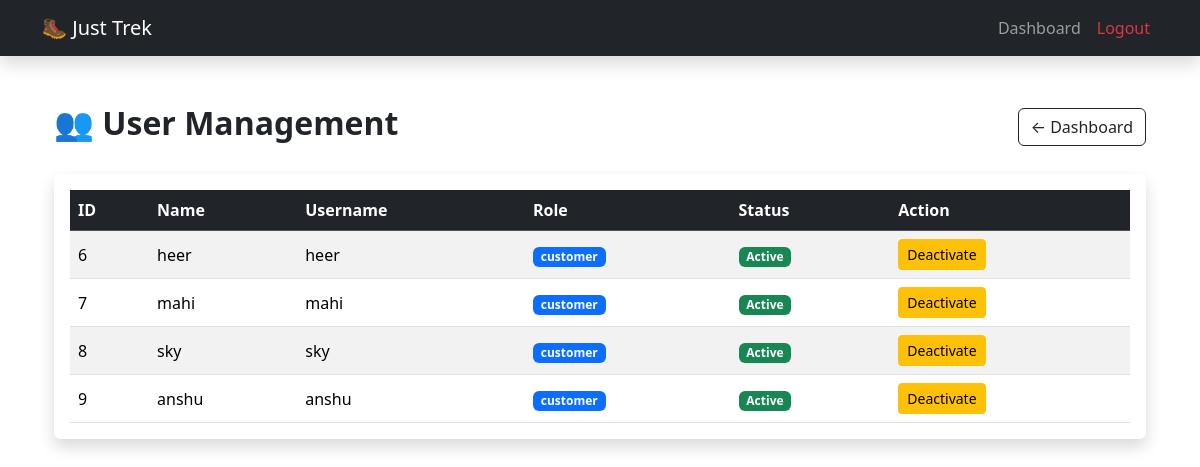
The app's page /admin/view_users (signed in), older data.
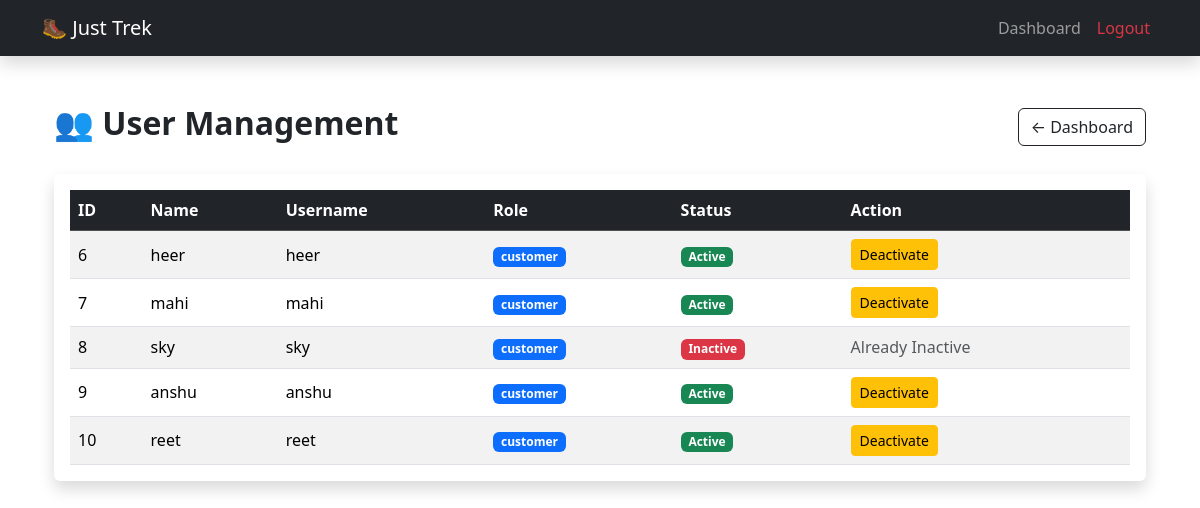
The same page, newer data.
### models.py (models this page shows, shortened)
class User(db.Model):
    __tablename__ = "users"
    id = db.Column(db.Integer, primary_key=True)
    username = db.Column(db.String(50), unique=True, nullable=False)
    passhash = db.Column(db.String(200), nullable=False)
    name = db.Column(db.String(50), nullable=False)
    role = db.Column(db.String(20), nullable=False)
    approved = db.Column(db.Boolean, default=False)
    active = db.Column(db.Boolean, default=True)
    bookings = db.relationship("Booking", backref="user", lazy=True)
    staff_profile = db.relationship("StaffProfile",backref="user",uselist=False,cascade="all, delete-orphan")
    @property
    def password(self):
        raise AttributeError("Password is not a readable attribute")

### routes.py (the view)
@main.route("/admin/view_users")
def view_users():
    if session.get("role") != "admin":
        flash("Access Denied!")
        return redirect(url_for("main.login"))
    users = User.query.filter_by(role="customer").all()
    return render_template(
        "admin/view_users.html",
        users=users
    )

### templates/admin/view_users.html (shortened to what this page needs)
{% extends "base.html" %}
{% block content %}
<div class="container mt-5">
    <div class="d-flex justify-content-between align-items-center mb-4">
        <h2 class="fw-bold">👥 User Management</h2>
        <a href="{{ url_for('main.admin_dashboard') }}"
           class="btn btn-outline-dark">
            ← Dashboard
        </a>
    </div>
    <div class="card shadow border-0">
        <div class="card-body">
            <table class="table table-hover table-striped align-middle mb-0">
                <thead class="table-dark">
                    <tr>
                        <th>ID</th>
                        <th>Name</th>
                        <th>Username</th>
                        <th>Role</th>
                        <th>Status</th>
                        <th>Action</th>
                    </tr>
                </thead>
                <tbody>
                {% for user in users %}
                    <tr>
                        <td>{{ user.id }}</td>
                        <td>{{ user.name }}</td>
                        <td>{{ user.username }}</td>
                        <td>
                            <span class="badge bg-primary">
                                {{ user.role }}
                            </span>
                        </td>
                        <td>
                            {% if user.active %}
                                <span class="badge bg-success">
                                    Active
                                </span>
                            {% else %}
                                <span class="badge bg-danger">
                                    Inactive
                                </span>
                            {% endif %}
                        </td>
                        <td>
                            {% if user.active %}
                                <a href="{{ url_for('main.deactivate_user', user_id=user.id) }}"
                                   class="btn btn-warning btn-sm"
                                   onclick="return confirm('Deactivate this user?')">
                                    Deactivate
                                </a>
                            {% else %}
                                <span class="text-muted">
                                    Already Inactive
                                </span>
                            {% endif %}
                        </td>
                    </tr>
                {% endfor %}
                </tbody>
            </table>
        </div>
    </div>
</div>
{% endblock %}

Row changes from the older to the newer data that the page shows:
changed User "sky": active "Active Deactivate" → "Inactive Already Inactive"
added User: id "10", name "reet", username "reet", role "customer", active "Active"
